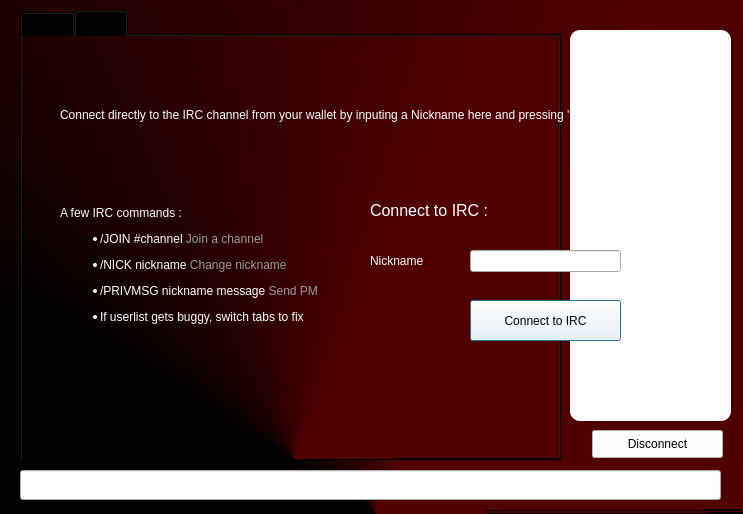
<?xml version="1.0" encoding="UTF-8"?>
<ui version="4.0">
 <class>ChatWindowClass</class>
 <widget class="QWidget" name="ChatWindowClass">
  <property name="geometry">
   <rect>
    <x>0</x>
    <y>0</y>
    <width>743</width>
    <height>514</height>
   </rect>
  </property>
  <property name="styleSheet">
   <string notr="true">font: 75 12pt &quot;Century Gothic&quot;;
background: qconicalgradient(cx:0.506, cy:1, angle:0.2, stop:0.1875 rgba(81, 0, 0, 255), stop:0.397727 rgba(0, 0, 0, 255))</string>
  </property>
  <widget class="QWidget" name="widget_2" native="true">
   <property name="geometry">
    <rect>
     <x>0</x>
     <y>0</y>
     <width>741</width>
     <height>511</height>
    </rect>
   </property>
   <widget class="QWidget" name="splitter" native="true">
    <property name="enabled">
     <bool>true</bool>
    </property>
    <property name="geometry">
     <rect>
      <x>10</x>
      <y>10</y>
      <width>721</width>
      <height>501</height>
     </rect>
    </property>
    <property name="styleSheet">
     <string notr="true"/>
    </property>
    <widget class="QTabWidget" name="tab">
     <property name="geometry">
      <rect>
       <x>10</x>
       <y>0</y>
       <width>541</width>
       <height>451</height>
      </rect>
     </property>
     <property name="styleSheet">
      <string notr="true"/>
     </property>
     <property name="tabShape">
      <enum>QTabWidget::Rounded</enum>
     </property>
     <property name="currentIndex">
      <number>1</number>
     </property>
     <property name="tabsClosable">
      <bool>false</bool>
     </property>
     <widget class="QWidget" name="widget_4">
      <property name="styleSheet">
       <string notr="true"/>
      </property>
      <attribute name="title">
       <string>Tab 1</string>
      </attribute>
     </widget>
     <widget class="QWidget" name="tab_5">
      <property name="styleSheet">
       <string notr="true"/>
      </property>
      <attribute name="title">
       <string>Tab 2</string>
      </attribute>
     </widget>
    </widget>
    <widget class="QLineEdit" name="lineEdit">
     <property name="geometry">
      <rect>
       <x>10</x>
       <y>460</y>
       <width>701</width>
       <height>30</height>
      </rect>
     </property>
     <property name="sizePolicy">
      <sizepolicy hsizetype="Fixed" vsizetype="Fixed">
       <horstretch>0</horstretch>
       <verstretch>0</verstretch>
      </sizepolicy>
     </property>
     <property name="maximumSize">
      <size>
       <width>16777215</width>
       <height>30</height>
      </size>
     </property>
     <property name="styleSheet">
      <string notr="true">background: none;
color: #000000</string>
     </property>
    </widget>
    <widget class="QListView" name="userView">
     <property name="geometry">
      <rect>
       <x>560</x>
       <y>20</y>
       <width>161</width>
       <height>391</height>
      </rect>
     </property>
     <property name="minimumSize">
      <size>
       <width>0</width>
       <height>300</height>
      </size>
     </property>
     <property name="styleSheet">
      <string notr="true">border-radius:10px;
background: #ffffff</string>
     </property>
    </widget>
    <widget class="QPushButton" name="disconnect">
     <property name="geometry">
      <rect>
       <x>582</x>
       <y>420</y>
       <width>131</width>
       <height>28</height>
      </rect>
     </property>
     <property name="styleSheet">
      <string notr="true">background: #ffffff;
color: #000000</string>
     </property>
     <property name="text">
      <string>Disconnect</string>
     </property>
    </widget>
   </widget>
   <widget class="QWidget" name="hide3" native="true">
    <property name="geometry">
     <rect>
      <x>0</x>
      <y>0</y>
      <width>741</width>
      <height>511</height>
     </rect>
    </property>
    <property name="styleSheet">
     <string notr="true">font: 75 9pt &quot;Century Gothic&quot;;
background: none;</string>
    </property>
    <widget class="QWidget" name="layoutWidget">
     <property name="geometry">
      <rect>
       <x>10</x>
       <y>6</y>
       <width>731</width>
       <height>41</height>
      </rect>
     </property>
     <layout class="QHBoxLayout" name="hide1">
      <property name="spacing">
       <number>7</number>
      </property>
     </layout>
    </widget>
    <widget class="QLabel" name="hide2">
     <property name="geometry">
      <rect>
       <x>60</x>
       <y>70</y>
       <width>631</width>
       <height>91</height>
      </rect>
     </property>
     <property name="styleSheet">
      <string notr="true">font: 75 12pt &quot;Century Gothic&quot;;
color: #ffffff</string>
     </property>
     <property name="text">
      <string>&lt;html&gt;&lt;head/&gt;&lt;body&gt;&lt;p align=&quot;justify&quot;&gt;&lt;span style=&quot; font-size:9pt;&quot;&gt;Connect directly to the IRC channel from your wallet by inputing a Nickname here and pressing 'Connect to IRC'&lt;/span&gt;&lt;/p&gt;&lt;/body&gt;&lt;/html&gt;</string>
     </property>
     <property name="wordWrap">
      <bool>true</bool>
     </property>
     <property name="openExternalLinks">
      <bool>true</bool>
     </property>
    </widget>
    <widget class="QLabel" name="label">
     <property name="geometry">
      <rect>
       <x>70</x>
       <y>380</y>
       <width>71</width>
       <height>51</height>
      </rect>
     </property>
     <property name="styleSheet">
      <string notr="true">color: #ffffff</string>
     </property>
     <property name="text">
      <string>&lt;html&gt;&lt;head/&gt;&lt;body&gt;&lt;p align=&quot;center&quot;&gt;&lt;a href=&quot;https://twitter.com/Bitzyon&quot;&gt;&lt;span style=&quot; text-decoration: underline; color:#0000ff;&quot;&gt;&lt;img src=&quot;:/icons/twitter&quot;/&gt;&lt;/span&gt;&lt;/a&gt;&lt;/p&gt;&lt;/body&gt;&lt;/html&gt;</string>
     </property>
     <property name="margin">
      <number>5</number>
     </property>
     <property name="openExternalLinks">
      <bool>true</bool>
     </property>
    </widget>
    <widget class="QLabel" name="label_2">
     <property name="geometry">
      <rect>
       <x>60</x>
       <y>160</y>
       <width>291</width>
       <height>211</height>
      </rect>
     </property>
     <property name="styleSheet">
      <string notr="true">font: 75 12pt &quot;Century Gothic&quot;;
color: #ffffff</string>
     </property>
     <property name="text">
      <string>&lt;html&gt;&lt;head/&gt;&lt;body&gt;&lt;p&gt;A few IRC commands :&lt;/p&gt;&lt;ul style=&quot;margin-top: 0px; margin-bottom: 0px; margin-left: 0px; margin-right: 0px; -qt-list-indent: 1;&quot;&gt;&lt;li style=&quot; margin-top:12px; margin-bottom:12px; margin-left:0px; margin-right:0px; -qt-block-indent:0; text-indent:0px;&quot;&gt;/JOIN #channel &lt;span style=&quot; color:#9a9a9a;&quot;&gt;Join a channel&lt;/span&gt;&lt;/li&gt;&lt;li style=&quot; margin-top:12px; margin-bottom:12px; margin-left:0px; margin-right:0px; -qt-block-indent:0; text-indent:0px;&quot;&gt;/NICK nickname &lt;span style=&quot; color:#9a9a9a;&quot;&gt;Change nickname&lt;/span&gt;&lt;/li&gt;&lt;li style=&quot; margin-top:12px; margin-bottom:12px; margin-left:0px; margin-right:0px; -qt-block-indent:0; text-indent:0px;&quot;&gt;/PRIVMSG nickname message &lt;span style=&quot; color:#9a9a9a;&quot;&gt;Send PM &lt;/span&gt;&lt;/li&gt;&lt;li style=&quot; margin-top:0px; margin-bottom:0px; margin-left:0px; margin-right:0px; -qt-block-indent:0; text-indent:0px;&quot;&gt;If userlist gets buggy, switch tabs to fix&lt;/li&gt;&lt;/ul&gt;&lt;/body&gt;&lt;/html&gt;</string>
     </property>
    </widget>
    <widget class="QLineEdit" name="editPseudo">
     <property name="geometry">
      <rect>
       <x>470</x>
       <y>250</y>
       <width>151</width>
       <height>22</height>
      </rect>
     </property>
     <property name="styleSheet">
      <string notr="true">font: 75 12pt &quot;Century Gothic&quot;;
color: #000000</string>
     </property>
     <property name="text">
      <string/>
     </property>
    </widget>
    <widget class="QLabel" name="label_5">
     <property name="geometry">
      <rect>
       <x>370</x>
       <y>250</y>
       <width>61</width>
       <height>21</height>
      </rect>
     </property>
     <property name="styleSheet">
      <string notr="true">font: 75 12pt &quot;Century Gothic&quot;;
color: #ffffff</string>
     </property>
     <property name="text">
      <string>Nickname</string>
     </property>
    </widget>
    <widget class="QPushButton" name="buttonConnect">
     <property name="geometry">
      <rect>
       <x>470</x>
       <y>300</y>
       <width>151</width>
       <height>41</height>
      </rect>
     </property>
     <property name="styleSheet">
      <string notr="true">font: 75 12pt &quot;Century Gothic&quot;;
background: #ffffff;</string>
     </property>
     <property name="text">
      <string>Connect to IRC</string>
     </property>
     <property name="default">
      <bool>true</bool>
     </property>
    </widget>
    <widget class="QLabel" name="label_10">
     <property name="geometry">
      <rect>
       <x>370</x>
       <y>200</y>
       <width>161</width>
       <height>21</height>
      </rect>
     </property>
     <property name="styleSheet">
      <string notr="true">font: 75 12pt &quot;Century Gothic&quot;;
color: #ffffff</string>
     </property>
     <property name="text">
      <string>&lt;html&gt;&lt;head/&gt;&lt;body&gt;&lt;p&gt;&lt;span style=&quot; font-size:12pt;&quot;&gt;Connect to IRC :&lt;/span&gt;&lt;/p&gt;&lt;/body&gt;&lt;/html&gt;</string>
     </property>
    </widget>
   </widget>
  </widget>
  <action name="actionQuit">
   <property name="text">
    <string>Quitter</string>
   </property>
   <property name="shortcut">
    <string>Ctrl+Q</string>
   </property>
  </action>
  <action name="actionCloseTab">
   <property name="text">
    <string>Fermer l'onglet</string>
   </property>
  </action>
 </widget>
 <layoutdefault spacing="6" margin="11"/>
 <resources/>
 <connections/>
</ui>
